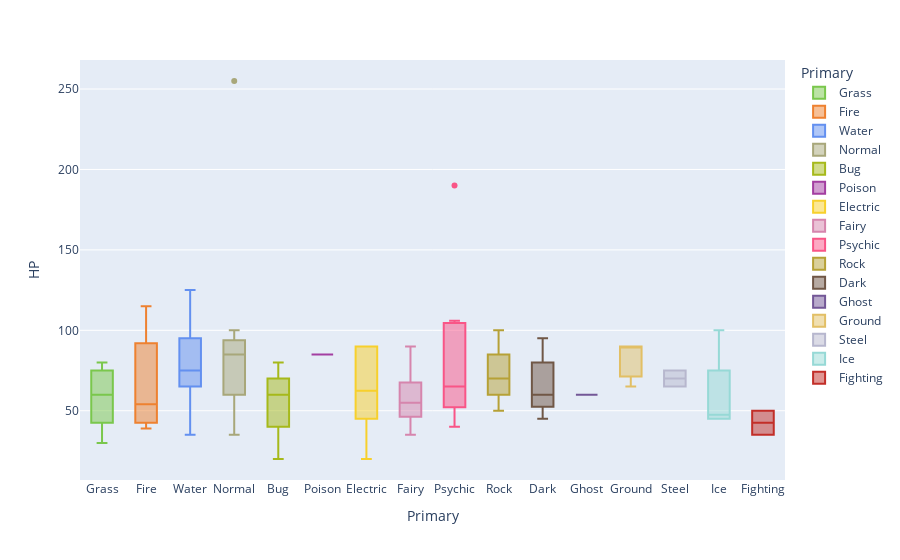

Source (notebook cell):
### Code cell
px.box(gen2_df, x="Primary", y="HP",
       color="Primary", color_discrete_map=colours, hover_name='Name')

#gen2_df.loc[gen2_df['Primary']=='Ghost']

### Figure 1 — Plotly figure (JSON) as saved in the notebook; plotly's stock layout.template omitted (floating-point values rounded to 4 significant figures)
{"data": [{"alignmentgroup": "True", "hovertemplate": "<b>%{hovertext}</b><br><br>Primary=%{x}<br>HP=%{y}<extra></extra>", "hovertext": ["Chikorita", "Bayleef", "Meganium", "Bellossom", "Hoppip", "Skiploom", "Jumpluff", "Sunkern", "Sunflora"], "legendgroup": "Grass", "marker": {"color": "#7AC74C"}, "name": "Grass", "notched": false, "offsetgroup": "Grass", "orientation": "v", "showlegend": true, "type": "box", "x": ["Grass", "Grass", "Grass", "Grass", "Grass", "Grass", "Grass", "Grass", "Grass"], "x0": " ", "xaxis": "x", "y": [45, 60, 80, 75, 35, 55, 75, 30, 75], "y0": " ", "yaxis": "y"}, {"alignmentgroup": "True", "hovertemplate": "<b>%{hovertext}</b><br><br>Primary=%{x}<br>HP=%{y}<extra></extra>", "hovertext": ["Cyndaquil", "Quilava", "Typhlosion", "Slugma", "Magcargo", "Magby", "Entei", "Ho-Oh"], "legendgroup": "Fire", "marker": {"color": "#EE8130"}, "name": "Fire", "notched": false, "offsetgroup": "Fire", "orientation": "v", "showlegend": true, "type": "box", "x": ["Fire", "Fire", "Fire", "Fire", "Fire", "Fire", "Fire", "Fire"], "x0": " ", "xaxis": "x", "y": [39, 58, 78, 40, 50, 45, 115, 106], "y0": " ", "yaxis": "y"}, {"alignmentgroup": "True", "hovertemplate": "<b>%{hovertext}</b><br><br>Primary=%{x}<br>HP=%{y}<extra></extra>", "hovertext": ["Totodile", "Croconaw", "Feraligatr", "Chinchou", "Lanturn", "Marill", "Azumarill", "Politoed", "Wooper", "Quagsire", "Slowking", "Qwilfish", "Corsola", "Remoraid", "Octillery", "Mantine", "Kingdra", "Suicune"], "legendgroup": "Water", "marker": {"color": "#6390F0"}, "name": "Water", "notched": false, "offsetgroup": "Water", "orientation": "v", "showlegend": true, "type": "box", "x": ["Water", "Water", "Water", "Water", "Water", "Water", "Water", "Water", "Water", "Water", "Water", "Water", "Water", "Water", "Water", "Water", "Water", "Water"], "x0": " ", "xaxis": "x", "y": [50, 65, 85, 75, 125, 70, 100, 90, 55, 95, 95, 65, 55, 35, 75, 65, 75, 100], "y0": " ", "yaxis": "y"}, {"alignmentgroup": "True", "hovertemplate": "<b>%{hovertext}</b><br><br>Primary=%{x}<br>HP=%{y}<extra></extra>", "hovertext": ["Sentret", "Furret", "Hoothoot", "Noctowl", "Igglybuff", "Aipom", "Girafarig", "Dunsparce", "Teddiursa", "Ursaring", "Porygon2", "Stantler", "Smeargle", "Miltank", "Blissey"], "legendgroup": "Normal", "marker": {"color": "#A8A77A"}, "name": "Normal", "notched": false, "offsetgroup": "Normal", "orientation": "v", "showlegend": true, "type": "box", "x": ["Normal", "Normal", "Normal", "Normal", "Normal", "Normal", "Normal", "Normal", "Normal", "Normal", "Normal", "Normal", "Normal", "Normal", "Normal"], "x0": " ", "xaxis": "x", "y": [35, 85, 60, 100, 90, 55, 70, 100, 60, 90, 85, 73, 55, 95, 255], "y0": " ", "yaxis": "y"}, {"alignmentgroup": "True", "hovertemplate": "<b>%{hovertext}</b><br><br>Primary=%{x}<br>HP=%{y}<extra></extra>", "hovertext": ["Ledyba", "Ledian", "Spinarak", "Ariados", "Yanma", "Pineco", "Forretress", "Scizor", "Shuckle", "Heracross"], "legendgroup": "Bug", "marker": {"color": "#A6B91A"}, "name": "Bug", "notched": false, "offsetgroup": "Bug", "orientation": "v", "showlegend": true, "type": "box", "x": ["Bug", "Bug", "Bug", "Bug", "Bug", "Bug", "Bug", "Bug", "Bug", "Bug"], "x0": " ", "xaxis": "x", "y": [40, 55, 40, 70, 65, 50, 75, 70, 20, 80], "y0": " ", "yaxis": "y"}, {"alignmentgroup": "True", "hovertemplate": "<b>%{hovertext}</b><br><br>Primary=%{x}<br>HP=%{y}<extra></extra>", "hovertext": ["Crobat"], "legendgroup": "Poison", "marker": {"color": "#A33EA1"}, "name": "Poison", "notched": false, "offsetgroup": "Poison", "orientation": "v", "showlegend": true, "type": "box", "x": ["Poison"], "x0": " ", "xaxis": "x", "y": [85], "y0": " ", "yaxis": "y"}, {"alignmentgroup": "True", "hovertemplate": "<b>%{hovertext}</b><br><br>Primary=%{x}<br>HP=%{y}<extra></extra>", "hovertext": ["Pichu", "Mareep", "Flaaffy", "Ampharos", "Elekid", "Raikou"], "legendgroup": "Electric", "marker": {"color": "#F7D02C"}, "name": "Electric", "notched": false, "offsetgroup": "Electric", "orientation": "v", "showlegend": true, "type": "box", "x": ["Electric", "Electric", "Electric", "Electric", "Electric", "Electric"], "x0": " ", "xaxis": "x", "y": [20, 55, 70, 90, 45, 90], "y0": " ", "yaxis": "y"}, {"alignmentgroup": "True", "hovertemplate": "<b>%{hovertext}</b><br><br>Primary=%{x}<br>HP=%{y}<extra></extra>", "hovertext": ["Cleffa", "Togepi", "Togetic", "Snubbull", "Granbull"], "legendgroup": "Fairy", "marker": {"color": "#D685AD"}, "name": "Fairy", "notched": false, "offsetgroup": "Fairy", "orientation": "v", "showlegend": true, "type": "box", "x": ["Fairy", "Fairy", "Fairy", "Fairy", "Fairy"], "x0": " ", "xaxis": "x", "y": [50, 35, 55, 60, 90], "y0": " ", "yaxis": "y"}, {"alignmentgroup": "True", "hovertemplate": "<b>%{hovertext}</b><br><br>Primary=%{x}<br>HP=%{y}<extra></extra>", "hovertext": ["Natu", "Xatu", "Espeon", "Unown", "Wobbuffet", "Lugia", "Celebi"], "legendgroup": "Psychic", "marker": {"color": "#F95587"}, "name": "Psychic", "notched": false, "offsetgroup": "Psychic", "orientation": "v", "showlegend": true, "type": "box", "x": ["Psychic", "Psychic", "Psychic", "Psychic", "Psychic", "Psychic", "Psychic"], "x0": " ", "xaxis": "x", "y": [40, 65, 65, 48, 190, 106, 100], "y0": " ", "yaxis": "y"}, {"alignmentgroup": "True", "hovertemplate": "<b>%{hovertext}</b><br><br>Primary=%{x}<br>HP=%{y}<extra></extra>", "hovertext": ["Sudowoodo", "Larvitar", "Pupitar", "Tyranitar"], "legendgroup": "Rock", "marker": {"color": "#B6A136"}, "name": "Rock", "notched": false, "offsetgroup": "Rock", "orientation": "v", "showlegend": true, "type": "box", "x": ["Rock", "Rock", "Rock", "Rock"], "x0": " ", "xaxis": "x", "y": [70, 50, 70, 100], "y0": " ", "yaxis": "y"}, {"alignmentgroup": "True", "hovertemplate": "<b>%{hovertext}</b><br><br>Primary=%{x}<br>HP=%{y}<extra></extra>", "hovertext": ["Umbreon", "Murkrow", "Sneasel", "Houndour", "Houndoom"], "legendgroup": "Dark", "marker": {"color": "#705746"}, "name": "Dark", "notched": false, "offsetgroup": "Dark", "orientation": "v", "showlegend": true, "type": "box", "x": ["Dark", "Dark", "Dark", "Dark", "Dark"], "x0": " ", "xaxis": "x", "y": [95, 60, 55, 45, 75], "y0": " ", "yaxis": "y"}, {"alignmentgroup": "True", "hovertemplate": "<b>%{hovertext}</b><br><br>Primary=%{x}<br>HP=%{y}<extra></extra>", "hovertext": ["Misdreavus"], "legendgroup": "Ghost", "marker": {"color": "#735797"}, "name": "Ghost", "notched": false, "offsetgroup": "Ghost", "orientation": "v", "showlegend": true, "type": "box", "x": ["Ghost"], "x0": " ", "xaxis": "x", "y": [60], "y0": " ", "yaxis": "y"}, {"alignmentgroup": "True", "hovertemplate": "<b>%{hovertext}</b><br><br>Primary=%{x}<br>HP=%{y}<extra></extra>", "hovertext": ["Gligar", "Phanpy", "Donphan"], "legendgroup": "Ground", "marker": {"color": "#E2BF65"}, "name": "Ground", "notched": false, "offsetgroup": "Ground", "orientation": "v", "showlegend": true, "type": "box", "x": ["Ground", "Ground", "Ground"], "x0": " ", "xaxis": "x", "y": [65, 90, 90], "y0": " ", "yaxis": "y"}, {"alignmentgroup": "True", "hovertemplate": "<b>%{hovertext}</b><br><br>Primary=%{x}<br>HP=%{y}<extra></extra>", "hovertext": ["Steelix", "Skarmory"], "legendgroup": "Steel", "marker": {"color": "#B7B7CE"}, "name": "Steel", "notched": false, "offsetgroup": "Steel", "orientation": "v", "showlegend": true, "type": "box", "x": ["Steel", "Steel"], "x0": " ", "xaxis": "x", "y": [75, 65], "y0": " ", "yaxis": "y"}, {"alignmentgroup": "True", "hovertemplate": "<b>%{hovertext}</b><br><br>Primary=%{x}<br>HP=%{y}<extra></extra>", "hovertext": ["Swinub", "Piloswine", "Delibird", "Smoochum"], "legendgroup": "Ice", "marker": {"color": "#96D9D6"}, "name": "Ice", "notched": false, "offsetgroup": "Ice", "orientation": "v", "showlegend": true, "type": "box", "x": ["Ice", "Ice", "Ice", "Ice"], "x0": " ", "xaxis": "x", "y": [50, 100, 45, 45], "y0": " ", "yaxis": "y"}, {"alignmentgroup": "True", "hovertemplate": "<b>%{hovertext}</b><br><br>Primary=%{x}<br>HP=%{y}<extra></extra>", "hovertext": ["Tyrogue", "Hitmontop"], "legendgroup": "Fighting", "marker": {"color": "#C22E28"}, "name": "Fighting", "notched": false, "offsetgroup": "Fighting", "orientation": "v", "showlegend": true, "type": "box", "x": ["Fighting", "Fighting"], "x0": " ", "xaxis": "x", "y": [35, 50], "y0": " ", "yaxis": "y"}], "layout": {"boxmode": "overlay", "legend": {"title": {"text": "Primary"}, "tracegroupgap": 0}, "margin": {"t": 60}, "xaxis": {"anchor": "y", "categoryarray": ["Grass", "Fire", "Water", "Normal", "Bug", "Poison", "Electric", "Fairy", "Psychic", "Rock", "Dark", "Ghost", "Ground", "Steel", "Ice", "Fighting"], "categoryorder": "array", "domain": [0, 1], "title": {"text": "Primary"}}, "yaxis": {"anchor": "x", "domain": [0, 1], "title": {"text": "HP"}}}}
